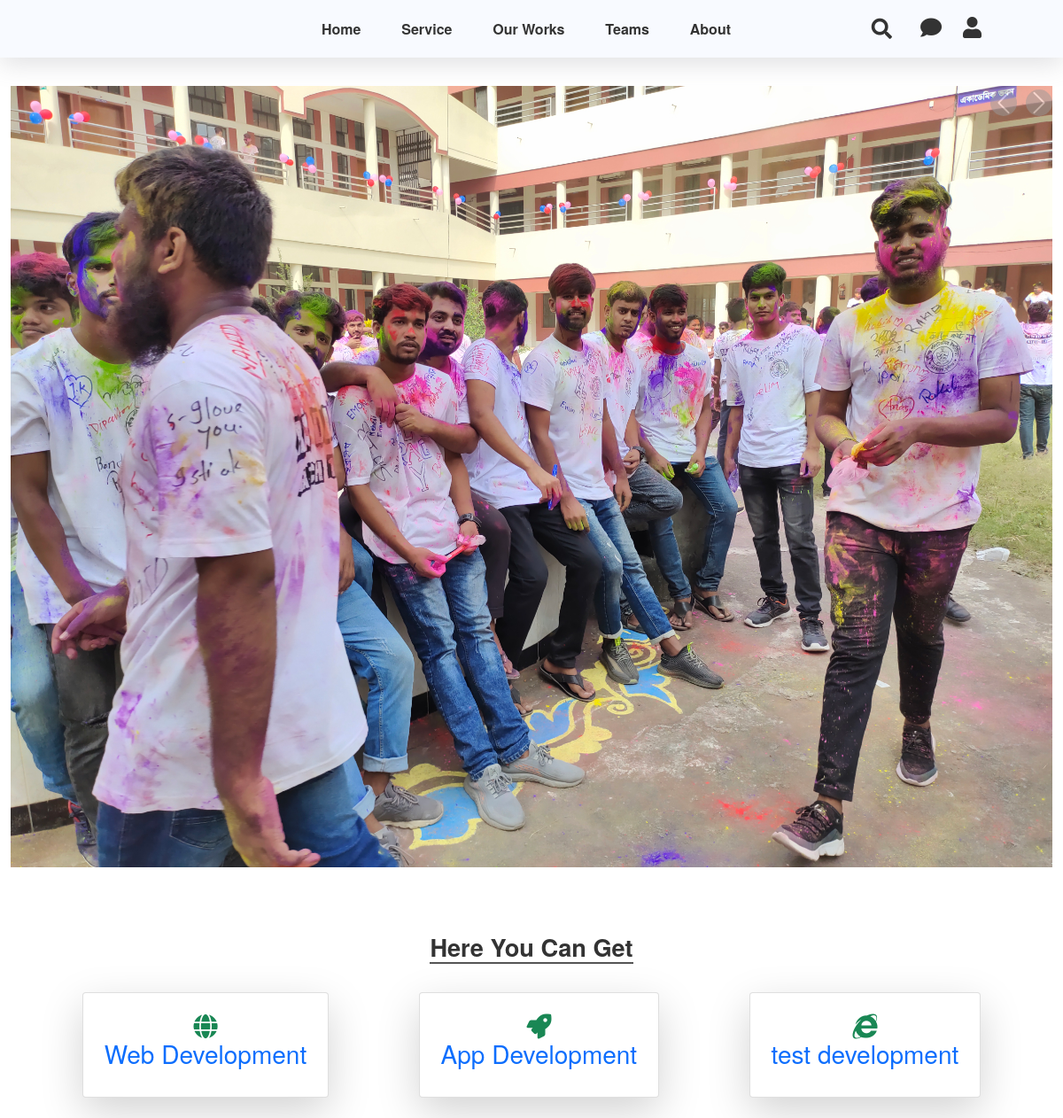
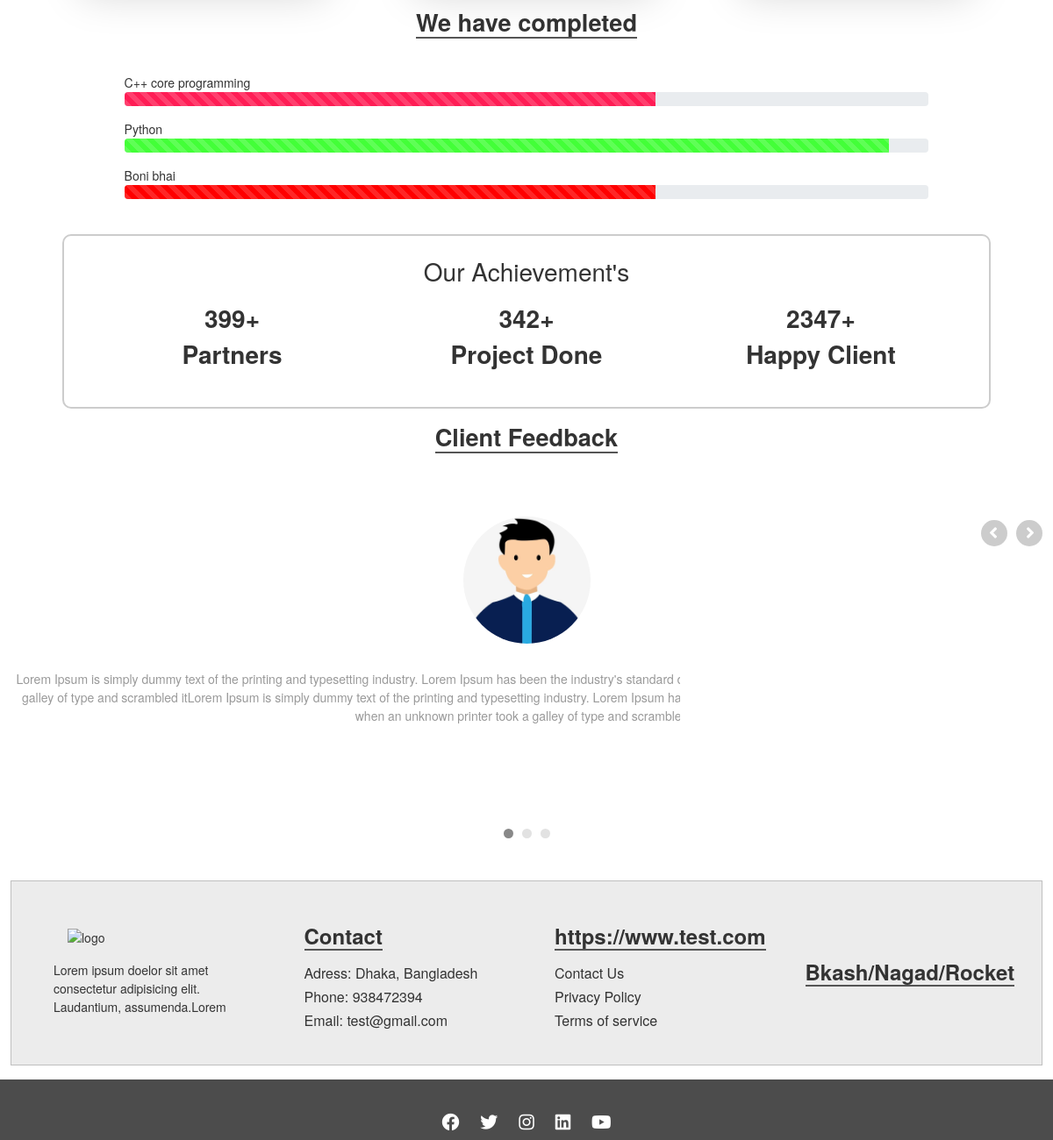
The page / on the database its author committed (2 pictures, top to bottom).
### second_app/models.py (models this page shows, shortened)
class HomePageTopSlider(models.Model):
    img = models.ImageField(upload_to='homeimages', null=True, blank=True)
    class Meta(object):
        ordering = ['img']

class HomePageYouGet(models.Model):
    text = models.CharField(max_length=255, null=True, blank=True)
    icon = models.CharField(default="fa fa-envelope-open", max_length=100)

class HomePageWeComplete(models.Model):
    text = models.CharField(max_length=255, null=True, blank=True)
    progress = models.PositiveIntegerField(default=0, null=True, blank=True)
    color = ColorField(default='#FF0000')

class Achievement(models.Model):
    partner = models.IntegerField()
    project_done = models.IntegerField()
    happy_client = models.IntegerField()

class Footer(models.Model):
    footer_quotes = models.TextField(max_length=999, null=True, blank=True)
    footer_contact_title = models.CharField(max_length=255, null=True, blank=True)
    address = models.CharField(max_length=255, null=True, blank=True)
    phone = models.CharField(max_length=255, null=True, blank=True)
    email = models.EmailField(max_length=255, null=True, blank=True, )
    footer_links_title = models.CharField(max_length=255, null=True, blank=True)
    footer_payment_title = models.CharField(max_length=255, null=True, blank=True)
    payment_logo = models.FileField(upload_to='homeimages', null=True, blank=True)
    footer_facebook_link = models.URLField(max_length=999, null=True, blank=True)
    footer_instagram_link = models.URLField(max_length=999, null=True, blank=True)
    footer_twitter_link = models.URLField(max_length=999, null=True, blank=True)
    footer_linkedin_link = models.URLField(max_length=999, null=True, blank=True)
    footer_youtube_link = models.URLField(max_length=999, null=True, blank=True)

### dashboard_app/models.py (models this page shows, shortened)
class Feedback(models.Model):
    name = models.ForeignKey(User, on_delete=models.DO_NOTHING)
    message = models.TextField(blank=False)
    star = models.IntegerField(validators=[MinValueValidator(0),
                                           MaxValueValidator(5)])
    photo=models.ImageField(upload_to="Feedback/",blank=True,default="feedback.jpg")
    status = models.BooleanField(default=False)

### second_app/views.py (the view)
# urls.py: path('', views.index, name='dashboard'),
def index(request):
    slider = HomePageTopSlider.objects.all()
    home_page_get = HomePageYouGet.objects.all()
    we_complete = HomePageWeComplete.objects.all()
    achivement = Achievement.objects.all()
    feedback = Feedback.objects.filter(status=True)
    context = {
        'slider': slider,
        'home_page_get': home_page_get,
        'we_complete': we_complete,
        'achivement': achivement,
        'feedback': feedback,
    }
    return render(request, 'second_app/index.html', context)

### templates/second_app/index.html (shortened to what this page needs)
{% extends 'core/base.html' %}
{% load static %}
{% block main %}
<div id="carouselExampleControls" class="carousel slide" data-bs-ride="carousel">
  <div class="carousel-inner">
      {% for sl in slider|slice:":1" %}
    <div class="carousel-item active">
      <img src="{{ sl.img.url }}" class="d-block w-100" alt="...">
    </div>
    {% endfor %}
  </div>
  <button class="carousel-control-prev" type="button" data-bs-target="#carouselExampleControls" data-bs-slide="prev">
    <span class="carousel-control-prev-icon" aria-hidden="true"></span>
  </button>
  <button class="carousel-control-next" type="button" data-bs-target="#carouselExampleControls" data-bs-slide="next">
    <span class="carousel-control-next-icon" aria-hidden="true"></span>
  </button>
</div>
<div class="container my-4">
    <div class="sectionTitleContainer">
        <h2 class="text-center sectionTitle"> Here You Can Get</h2>
    </div>
    <div class="d-flex justify-content-around">
        {% for get in home_page_get %}
        <div class="card p-4 h-100 shadow-lg">
            <i class="{{ get.icon }} fa-2x text-center text-success"></i>
            <h3 class="text-primary">{{ get.text }}</h3>
        </div>
        {% endfor %}
    </div>
</div>
<div class="row whc section">
    <div class="sectionTitleContainer">
        <h2 class="text-center sectionTitle">We have completed </h2>
    </div>
    {% for complete in we_complete %}
    <div class="col-12">
        <label for="">{{complete.text}}</label>
        <div class="progress">
            <div class="progress-bar progress-bar-striped progress-bar-animated" role="progressbar" aria-valuenow="75"
                aria-valuemin="0" aria-valuemax="100"
                style="width: {{ complete.progress }}%;background-color:{{complete.color}}"></div>
        </div>
    </div>
    {% endfor %}
</div>
<div class="row text-center winfos section">
  <h3>Our Achievement's </h3>
  {% for achivement in achivement %}
    <div class="col-12">
        <h3>{{achivement.partner}}+</h3>
        <h3>Partners</h3>
    </div>
    <div class="col-12">
        <h3>{{achivement.project_done}}+</h3>
        <h3>Project Done</h3>
    </div>
    <div class="col-12">
        <h3>{{achivement.happy_client}}+</h3>
        <h3>Happy Client</h3>
    </div>
    {% endfor %}
</div>
    <div class="sectionTitleContainer">
        <h2 class="text-center sectionTitle">Client Feedback</h2>
    </div>
    <h2 class="text-center text-success py-2 my-4 border-bot"></h2>
<div id="myCarousel" class="carousel slide" data-ride="carousel">
	<ol class="carousel-indicators">
        {% for feed in feedback|slice:":1" %}
		<li data-target="#myCarousel" data-slide-to="0" class="active"></li>
        {% endfor %}
        {% for feed in feedback|slice:"1:6" %}
		<li data-target="#myCarousel" data-slide-to="{{ forloop.counter }}"></li>
		{% endfor %}
	</ol>
	<div class="carousel-inner">
        {% for feed in feedback|slice:":1" %}
		<div class="carousel-item active">
			<div class="img-box"><img src="{{ feed.photo.url }}" alt=""></div>
			<p class="testimonial">{{ feed.message }}</p>
			<p class="overview"><b>{{ feed.name }} {{ feed.name.username.get_city }}</b></p>
			<div class="star-rating">
				<ul class="list-inline">
                    {% if feed.star == 1 %}
					<li class="list-inline-item"><i class="fa fa-star"></i></li>
                    {% elif feed.star == 2 %}
					<li class="list-inline-item"><i class="fa fa-star"></i></li>
					<li class="list-inline-item"><i class="fa fa-star"></i></li>
                    {% elif feed.star == 3 %}
					<li class="list-inline-item"><i class="fa fa-star"></i></li>
					<li class="list-inline-item"><i class="fa fa-star"></i></li>
					<li class="list-inline-item"><i class="fa fa-star"></i></li>
                    {% elif feed.star == 4 %}
                    <li class="list-inline-item"><i class="fa fa-star"></i></li>
					<li class="list-inline-item"><i class="fa fa-star"></i></li>
					<li class="list-inline-item"><i class="fa fa-star"></i></li>
					<li class="list-inline-item"><i class="fa fa-star"></i></li>
                    {% elif feed.star == 5 %}
                     <li class="list-inline-item"><i class="fa fa-star"></i></li>
					<li class="list-inline-item"><i class="fa fa-star"></i></li>
					<li class="list-inline-item"><i class="fa fa-star"></i></li>
					<li class="list-inline-item"><i class="fa fa-star"></i></li>
					<li class="list-inline-item"><i class="fa fa-star"></i></li>
                    {% endif %}
				</ul>
			</div>
		</div>
        {% endfor %}
	</div>
	<a class="carousel-control-prev" href="#myCarousel" data-slide="prev">
		<i class="fa fa-angle-left"></i>
	</a>
	<a class="carousel-control-next" href="#myCarousel" data-slide="next">
		<i class="fa fa-angle-right"></i>
	</a>
</div>
{% endblock main %}

### core/templates/core/base.html (shortened to what this page needs)
{% load static %}
<!doctype html>
<html lang="en">
<head>
    <link href="https://cdn.jsdelivr.net/npm/bootstrap@5.0.1/dist/css/bootstrap.min.css" rel="stylesheet"
>
    <link rel="stylesheet" href="{% static 'assest/style.css' %}">
    <link rel="stylesheet" href="https://unpkg.com/swiper/swiper-bundle.min.css" />
    <link rel="stylesheet" href="https://use.fontawesome.com/releases/v5.15.3/css/all.css"
>
    <link rel="stylesheet" href="https://cdnjs.cloudflare.com/ajax/libs/jquery-modal/0.9.1/jquery.modal.min.css" />
</head>
<body>
    <div class="main">
        <header>
            <div class="container-fluid">
                <div class="row header_row">
                    <div class="col-3 hlogo">
                        <div class="logo">
                        </div>
                    </div>
                    <div class="col-6 nav" id="nav">
                        <ul class="navbar-nav">
                            <li class="nav-item">{% url 'home' as home %}<a
                                    class="nav-link {% if request.path == home %}active{% endif %}"
                                    href="{% url 'index' %}">Home</a></li>
                            <li class="nav-item">{% url 'service' as service %}<a
                                    class="nav-link {% if request.path == service %}active{% endif %}"
                                    href="{% url 'service' %}">Service</a></li>
                            <li class="nav-item">{% url 'works' as works %}<a
                                    class="nav-link {% if request.path == our_work %}active{% endif %}"
                                    href="{% url 'our_work' %}">Our Works</a></li>
                            <li class="nav-item">{% url 'teams' as teams %}<a
                                    class="nav-link {% if request.path == teams %}active{% endif %}"
                                    href="{% url 'team_member' %}">Teams</a></li>
                            <li class="nav-item">{% url 'aboutus' as aboutus %}<a
                                    class="nav-link {% if request.path == aboutus %}active{% endif %}"
                                    href="{% url 'about_us' %}">About</a></li>
                        </ul>
                    </div>
                    <div class="col-3 headericonCon">
                        <div class="search-box">
                            <button class="btn-search btn-search-pc"><i class="fas fa-search"></i></button>
                            <input type="text" class="input-search" placeholder="Type to Search...">
                        </div>
                        <div class="icons">
                            <a href="#" target="_blank"><i class="fas fa-comment"></i></a>
                            <a href="{% url 'login' %}"> <i class="fas fa-user"></i></a>
                        </div>
                    </div>
                </div>
            </div>
        </header>
        <div class="container-fluid">
            {% block main %}
            {% endblock main %}
            <div class="row footer section">
                <div class="col-12">
                    <img src="/media/homeimages/logo.png" alt="logo" class="img-fluid logo">
                    <p>{{ footer.footer_quotes }}</p>
                </div>
                <div class="col-12 contacts">
                    <h4 class="text-center">Contact</h4>
                    <h6>Adress: {{ footer.address }}</h6>
                    <h6>Phone: {{ footer.phone }}</h6>
                    <h6>Email: {{ footer.email }}</h6>
                </div>
                <div class="col-12 usefulLinks">
                    <h4 class="text-center">{{ footer.footer_links_title }}</h4>
                    <h6><a href="{% url 'contactus' %}">Contact Us</a></h6>
                    <h6><a href="">Privacy Policy</a></h6>
                    <h6><a href="">Terms of service</a></h6>
                </div>
                <div class="col-12">
                    <h4>{{ footer.footer_payment_title }}</h4>
                </div>
            </div>
        </div>
    </div>
    <footer class="text-center text-white text-lg-start">
        <div class="text-center p-2" style="background-color: rgba(0, 0, 0, 0.7);">
            <div class="socials">
                {% if footer.footer_facebook_link %}
                <a href="{{ footer.footer_facebook_link }}" class="fab fa-facebook"></a>
                {% endif %}
                {% if footer.footer_twitter_link %}
                <a href="{{ footer.footer_twitter_link }}" class="fab fa-twitter"></a>
                {% endif %}
                {% if footer.footer_instagram_link %}
                <a href="{{ footer.footer_instagram_link }}" class="fab fa-instagram"></a>
                {% endif %}
                {% if footer.footer_linkedin_link %}
                <a href="{{ footer.footer_linkedin_link }}" class="fab fa-linkedin"></a>
                {% endif %}
                {% if footer.footer_youtube_link %}
                <a href="{{ footer.footer_youtube_link }}" class="fab fa-youtube"></a>
                {% endif %}
            </div>
        </div>
    </footer>
</body>
</html>

### rows shown on the page
HomePageTopSlider: img (picture)
HomePageYouGet: text "Web Development"
HomePageYouGet: text "App Development"
HomePageYouGet: text "test development"
HomePageWeComplete: text "C++ core programming", progress 66 (drawn)
HomePageWeComplete: text "Python", progress 95 (drawn)
HomePageWeComplete: text "Boni bhai", progress 66 (drawn)
Achievement: partner "399", project_done "342", happy_client "2347"
Feedback: photo (picture), message "Lorem Ipsum is simply dummy text of the printing and typesetting industry. Lorem Ipsum has been the industry's standard dummy text ever since the 1500s, when an unknown printer took a galley of type and scrambled itLorem Ipsum is simply dummy text of the printing and typesetting industry. Lorem Ipsum has been the industry's standard dummy text ever since the 1500s, when an unknown printer took a galley of type and scrambled it", star 4 (drawn)
Footer: footer_quotes "Lorem ipsum doelor sit amet consectetur adipisicing elit. Laudantium, assumenda.Lorem", address "Dhaka, Bangladesh", phone "938472394", email "test@gmail.com", footer_links_title "https://www.test.com", footer_payment_title "Bkash/Nagad/Rocket"
